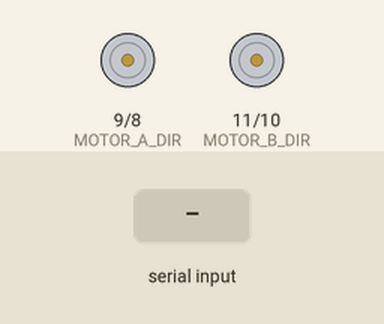
Bench run of a sketch on a simulated Arduino Uno, built with avr-gcc and run on an emulated ATmega328P. Parts: direction and speed pins drawn as motors (green arrow = direction pin HIGH = forward, orange = LOW = backward, longer = more drive). The test bench sets the inputs (shaded band). What the sketch prints to the serial monitor is not drawn.

Above: at 1.2 s.
1.3 s: "1" received over Serial
At 2.9 s:
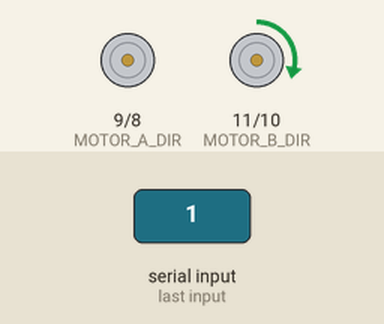
3.8 s: "2" received over Serial
At 6.0 s:
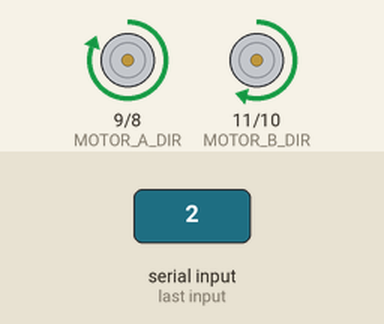
6.3 s: "4" received over Serial
At 7.9 s:
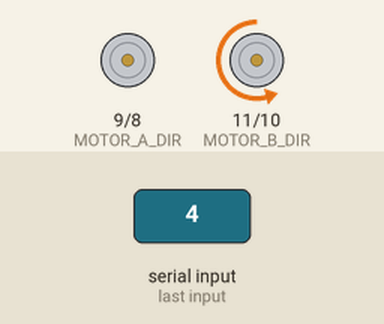
8.8 s: "5" received over Serial
At 11.0 s:
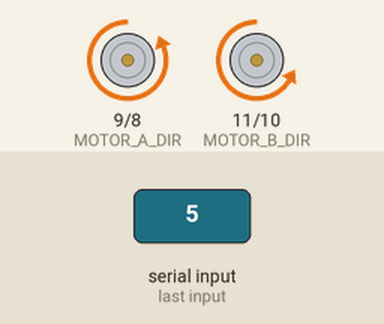
11.3 s: "6" received over Serial
At 11.7 s:
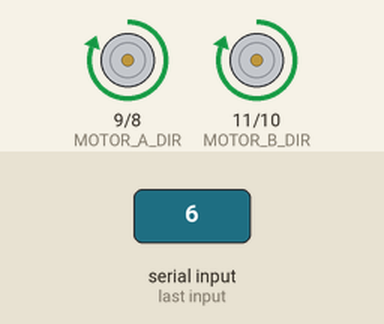
Timing chart, 0 to 13.8 s (numbered marks = the images above; inputs shaded):
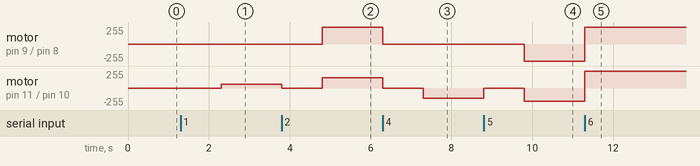

The sketch:

MotorRunTest.ino
```cpp
/*
  HG7881_Motor_Driver_Example - Arduino sketch

  This example shows how to drive a motor with using HG7881 (L9110) Dual
  Channel Motor Driver Module.  For simplicity, this example shows how to
  drive a single motor.  Both channels work the same way.

  This example is meant to illustrate how to operate the motor driver
  and is not intended to be elegant, efficient or useful.

  Connections:

    Arduino digital output D10 to motor driver input B-IA.
    Arduino digital output D11 to motor driver input B-IB.
    Motor driver VCC to operating voltage 5V.
    Motor driver GND to common ground.
    Motor driver MOTOR B screw terminals to a small motor.

  Related Banana Robotics items:

    BR010038 HG7881 (L9110) Dual Channel Motor Driver Module
    https://www.BananaRobotics.com/shop/HG7881-(L9110)-Dual-Channel-Motor-Driver-Module

  https://www.BananaRobotics.com
*/

// wired connections
#define HG7881_B_IA 10 // D10 --> Motor B Input A --> MOTOR B +
#define HG7881_B_IB 11 // D11 --> Motor B Input B --> MOTOR B -
#define HG7881_A_IA 8 // D10 --> Motor A Input A --> MOTOR A +
#define HG7881_A_IB 9 // D11 --> Motor A Input B --> MOTOR A -
#define HG7881_C_IA 3 // D10 --> Motor C Input A --> MOTOR B +
#define HG7881_C_IB 4 // D11 --> Motor C Input B --> MOTOR B -
#define HG7881_D_IA 5 // D10 --> Motor D Input A --> MOTOR A +
#define HG7881_D_IB 6 // D11 --> Motor D Input B --> MOTOR A -

#define testRecieveA 12
#define testRecieveB 13

// functional connections
#define MOTOR_B_PWM HG7881_B_IA // Motor B PWM Speed
#define MOTOR_B_DIR HG7881_B_IB // Motor B Direction
#define MOTOR_A_PWM HG7881_A_IA // Motor A PWM Speed
#define MOTOR_A_DIR HG7881_A_IB // Motor A Direction
#define MOTOR_C_PWM HG7881_B_IA // Motor C PWM Speed
#define MOTOR_C_DIR HG7881_B_IB // Motor C Direction
#define MOTOR_D_PWM HG7881_A_IA // Motor D PWM Speed
#define MOTOR_D_DIR HG7881_A_IB // Motor D Direction

// the actual values for "fast" and "slow" depend on the motor
#define PWM_SLOW 100  // arbitrary slow speed PWM duty cycle
#define PWM_FAST 200 // arbitrary fast speed PWM duty cycle
#define DIR_DELAY 1000 // brief delay for abrupt motor changes

void setup()
{
  Serial.begin( 9600 );
  pinMode( MOTOR_B_DIR, OUTPUT );
  pinMode( MOTOR_B_PWM, OUTPUT );
  digitalWrite( MOTOR_B_DIR, LOW );
  digitalWrite( MOTOR_B_PWM, LOW );
  pinMode( MOTOR_A_DIR, OUTPUT );
  pinMode( MOTOR_A_PWM, OUTPUT);
  digitalWrite( MOTOR_A_DIR, LOW );
  digitalWrite( MOTOR_A_PWM, LOW );
  pinMode( MOTOR_C_DIR, OUTPUT );
  pinMode( MOTOR_C_PWM, OUTPUT );
  digitalWrite( MOTOR_C_DIR, LOW );
  digitalWrite( MOTOR_C_PWM, LOW );
  pinMode( MOTOR_D_DIR, OUTPUT );
  pinMode( MOTOR_D_PWM, OUTPUT);
  digitalWrite( MOTOR_D_DIR, LOW );
  digitalWrite( MOTOR_D_PWM, LOW );

  pinMode( testRecieveA, INPUT );
  pinMode( testRecieveB, INPUT );
}

void loop()
{
  boolean isValidInput;
  // draw a menu on the serial port
  Serial.println( "-----------------------------" );
  Serial.println( "MENU:" );
  Serial.println( "1) Fast forward" );
  Serial.println( "2) Forward" );
  Serial.println( "3) Soft stop (coast)" );
  Serial.println( "4) Reverse" );
  Serial.println( "5) Fast reverse" );
  Serial.println( "6) Hard stop (brake)" );
  Serial.println( "7) Left forward diagonal ");
  Serial.println( "8) Right forward diagonal ");
  Serial.println( "-----------------------------" );
  do
  {
    byte c;
    // get the next character from the serial port
    Serial.print( "?" );
    while( !Serial.available() )
      ; // LOOP...
    c = Serial.read();
    // execute the menu option based on the character recieved
    switch( c )
    {
      case '1': // 1) Fast forward
        Serial.println( "Fast forward..." );
        // always stop motors briefly before abrupt changes
        digitalWrite( MOTOR_B_DIR, LOW );
        digitalWrite( MOTOR_B_PWM, LOW );
        digitalWrite( MOTOR_A_DIR, LOW );
        digitalWrite( MOTOR_A_PWM, LOW );
        digitalWrite( MOTOR_C_DIR, LOW );
        digitalWrite( MOTOR_C_PWM, LOW );
        digitalWrite( MOTOR_D_DIR, LOW );
        digitalWrite( MOTOR_D_PWM, LOW );
        delay( DIR_DELAY );
        // set the motor speed and direction
        digitalWrite( MOTOR_B_DIR, HIGH ); // direction = forward
        analogWrite( MOTOR_B_PWM, 255-PWM_FAST ); // PWM speed = fast
        digitalWrite( MOTOR_A_DIR, HIGH ); // direction = forward
        analogWrite( MOTOR_A_PWM, 255-PWM_FAST ); // PWM speed = fast
        digitalWrite( MOTOR_C_DIR, HIGH ); // direction = forward
        analogWrite( MOTOR_C_PWM, 255-PWM_FAST ); // PWM speed = fast
        digitalWrite( MOTOR_D_DIR, HIGH ); // direction = forward
        analogWrite( MOTOR_D_PWM, 255-PWM_FAST ); // PWM speed = fast
        isValidInput = true;
        break;

      case '2': // 2) Forward
        Serial.println( "Forward..." );
        // always stop motors briefly before abrupt changes
        digitalWrite( MOTOR_B_DIR, LOW );
        digitalWrite( MOTOR_B_PWM, LOW );
        digitalWrite( MOTOR_A_DIR, LOW );
        digitalWrite( MOTOR_A_PWM, LOW );
        digitalWrite( MOTOR_C_DIR, LOW );
        digitalWrite( MOTOR_C_PWM, LOW );
        digitalWrite( MOTOR_D_DIR, LOW );
        digitalWrite( MOTOR_D_PWM, LOW );
        delay( DIR_DELAY );
        // set the motor speed and direction
        digitalWrite( MOTOR_B_DIR, HIGH ); // direction = forward
        analogWrite( MOTOR_B_PWM, 255-PWM_SLOW ); // PWM speed = slow
        digitalWrite( MOTOR_A_DIR, HIGH ); // direction = forward
        analogWrite( MOTOR_A_PWM, 255-PWM_SLOW ); // PWM speed = slow
        digitalWrite( MOTOR_C_DIR, HIGH ); // direction = forward
        analogWrite( MOTOR_C_PWM, 255-PWM_SLOW ); // PWM speed = slow
        digitalWrite( MOTOR_D_DIR, HIGH ); // direction = forward
        analogWrite( MOTOR_D_PWM, 255-PWM_SLOW ); // PWM speed = slow
        isValidInput = true;
        break;

      case '3': // 3) Soft stop (preferred)
        Serial.println( "Soft stop (coast)..." );
        digitalWrite( MOTOR_B_DIR, LOW );
        digitalWrite( MOTOR_B_PWM, LOW );
        digitalWrite( MOTOR_A_DIR, LOW );
        digitalWrite( MOTOR_A_PWM, LOW );
        digitalWrite( MOTOR_C_DIR, LOW );
        digitalWrite( MOTOR_C_PWM, LOW );
        digitalWrite( MOTOR_D_DIR, LOW );
        digitalWrite( MOTOR_D_PWM, LOW );
        isValidInput = true;
        break;

      case '4': // 4) Reverse
        Serial.println( "Reverse" );
        // always stop motors briefly before abrupt changes
        digitalWrite( MOTOR_B_DIR, LOW );
        digitalWrite( MOTOR_B_PWM, LOW );
        digitalWrite( MOTOR_A_DIR, LOW );
        digitalWrite( MOTOR_A_PWM, LOW );
        digitalWrite( MOTOR_C_DIR, LOW );
        digitalWrite( MOTOR_C_PWM, LOW );
        digitalWrite( MOTOR_D_DIR, LOW );
        digitalWrite( MOTOR_D_PWM, LOW );
        delay( DIR_DELAY );
        // set the motor speed and direction
        digitalWrite( MOTOR_B_DIR, LOW ); // direction = reverse
        analogWrite( MOTOR_B_PWM, PWM_SLOW ); // PWM speed = slow
        digitalWrite( MOTOR_A_DIR, LOW ); // direction = reverse
        analogWrite( MOTOR_A_PWM, PWM_SLOW ); // PWM speed = slow
        digitalWrite( MOTOR_C_DIR, LOW ); // direction = reverse
        analogWrite( MOTOR_C_PWM, PWM_SLOW ); // PWM speed = slow
        digitalWrite( MOTOR_D_DIR, LOW ); // direction = reverse
        analogWrite( MOTOR_D_PWM, PWM_SLOW ); // PWM speed = slow
        isValidInput = true;
        break;

      case '5': // 5) Fast reverse
        Serial.println( "Fast reverse..." );
        // always stop motors briefly before abrupt changes
        digitalWrite( MOTOR_B_DIR, LOW );
        digitalWrite( MOTOR_B_PWM, LOW );
        digitalWrite( MOTOR_A_DIR, LOW );
        digitalWrite( MOTOR_A_PWM, LOW );
        digitalWrite( MOTOR_C_DIR, LOW );
        digitalWrite( MOTOR_C_PWM, LOW );
        digitalWrite( MOTOR_D_DIR, LOW );
        digitalWrite( MOTOR_D_PWM, LOW );
        delay( DIR_DELAY );
        // set the motor speed and direction
        digitalWrite( MOTOR_B_DIR, LOW ); // direction = reverse
        analogWrite( MOTOR_B_PWM, PWM_FAST ); // PWM speed = fast
        digitalWrite( MOTOR_A_DIR, LOW ); // direction = reverse
        analogWrite( MOTOR_A_PWM, PWM_FAST ); // PWM speed = fast
        digitalWrite( MOTOR_C_DIR, LOW ); // direction = reverse
        analogWrite( MOTOR_C_PWM, PWM_FAST ); // PWM speed = fast
        digitalWrite( MOTOR_D_DIR, LOW ); // direction = reverse
        analogWrite( MOTOR_D_PWM, PWM_FAST ); // PWM speed = fast
        isValidInput = true;
        break;

      case '6': // 6) Hard stop (use with caution)
        Serial.println( "Hard stop (brake)..." );
        digitalWrite( MOTOR_B_DIR, HIGH );
        digitalWrite( MOTOR_B_PWM, HIGH );
        digitalWrite( MOTOR_A_DIR, HIGH );
        digitalWrite( MOTOR_A_PWM, HIGH );
        digitalWrite( MOTOR_C_DIR, HIGH );
        digitalWrite( MOTOR_C_PWM, HIGH );
        digitalWrite( MOTOR_D_DIR, HIGH );
        digitalWrite( MOTOR_D_PWM, HIGH );
        isValidInput = true;
        break;

      default:
        // wrong character! display the menu again!
        isValidInput = false;
        break;
    }
  } while( isValidInput == true );

  // repeat the main loop and redraw the menu...
}
/*EOF*/
```

Measured:
- after the input at 1.3 s, motor on pin 11 (MOTOR_B_DIR) / pin 10 (MOTOR_B_PWM): stopped → forward 55/255 after 1.0 s
- after the input at 3.8 s, motor on pin 9 (MOTOR_A_DIR) / pin 8 (MOTOR_A_PWM): stopped → forward 255/255 after 1.0 s; motor on pin 11 (MOTOR_B_DIR) / pin 10 (MOTOR_B_PWM): forward 55/255 → stopped at once, → forward 155/255 1.0 s later
- after the input at 6.3 s, motor on pin 9 (MOTOR_A_DIR) / pin 8 (MOTOR_A_PWM): forward 255/255 → stopped at once; motor on pin 11 (MOTOR_B_DIR) / pin 10 (MOTOR_B_PWM): forward 155/255 → stopped at once, → backward 155/255 1.0 s later
- after the input at 8.8 s, motor on pin 9 (MOTOR_A_DIR) / pin 8 (MOTOR_A_PWM): stopped → backward 255/255 after 1.0 s; motor on pin 11 (MOTOR_B_DIR) / pin 10 (MOTOR_B_PWM): backward 155/255 → stopped at once, → backward 200/255 1.0 s later
- after the input at 11.3 s, motor on pin 9 (MOTOR_A_DIR) / pin 8 (MOTOR_A_PWM): backward 255/255 → forward 255/255 at once; motor on pin 11 (MOTOR_B_DIR) / pin 10 (MOTOR_B_PWM): backward 200/255 → forward 255/255 at once
